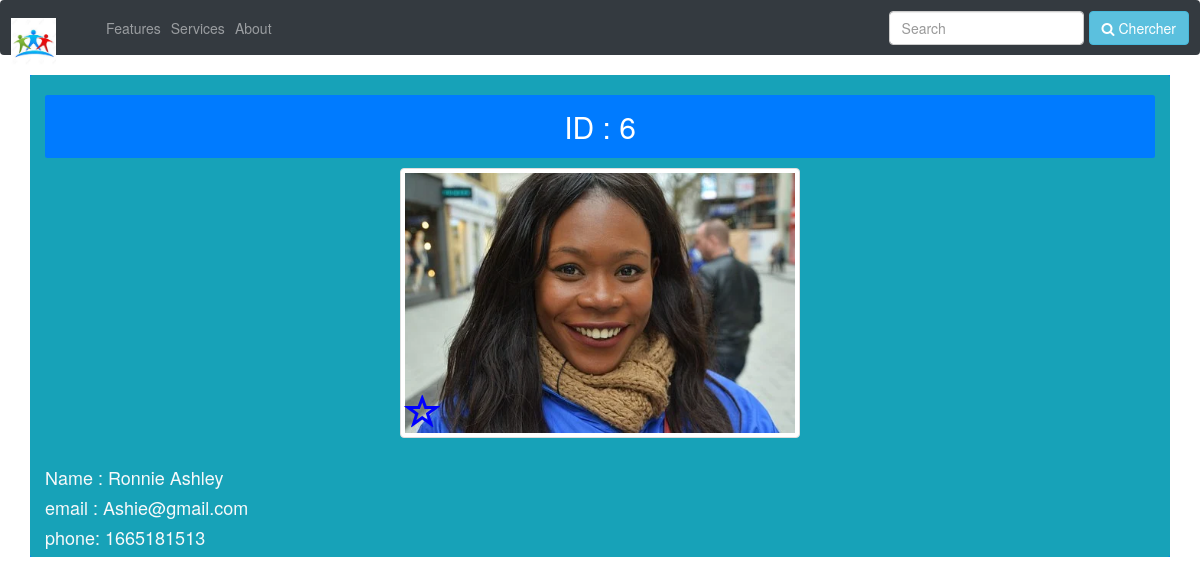
Page /details.php?details=6 on the committed database.
### tables this page shows
CREATE TABLE `phpcrud` (
  `id` int(11) NOT NULL,
  `nom` varchar(100) NOT NULL,
  `email` varchar(255) NOT NULL,
  `phone` varchar(10) NOT NULL,
  `photo` varchar(255) NOT NULL
);

### action.php (called while the page is built, shortened)
<?php
include 'config.php';
if(isset($_GET['details'])){
	$id=$_GET['details'];
	$query="SELECT * FROM phpcrud WHERE id =?";
	$stmt=$conn->prepare($query);
	$stmt->bind_param("i",$id);
	$stmt->execute();
	$result=$stmt->get_result();
	$row=$result->fetch_assoc();
	$vid=$row['id'];
	$vnom=$row['nom'];
	$vemail=$row['email'];
	$vphone=$row['phone'];
	$vphoto=$row['photo'];
}
?>

### details.php (the view, shortened to what this page needs)
<?php
include 'action.php';
 ?>
<!DOCTYPE html>
<html lang="en">
<head>
<link rel="stylesheet" href="https://maxcdn.bootstrapcdn.com/bootstrap/4.5.0/css/bootstrap.min.css">
<link rel="stylesheet" href="logo.css">
<link rel="stylesheet" href="details.css">
<link rel="stylesheet" href="https://maxcdn.bootstrapcdn.com/font-awesome/4.7.0/css/font-awesome.min.css">
    </head>
    <body>
      <nav class="navbar navbar-expand-md bg-dark navbar-dark">
  <a class="navbar-brand" href="#" ><img src="image/voisin.jpg" class="img-responsive logo"></a>
  <div class="collapse navbar-collapse" id="collapsibleNavbar">
    <ul class="navbar-nav ">
      <li class="nav-item">
        <a class="nav-link" href="#">Features</a>
      </li>
      <li class="nav-item">
        <a class="nav-link" href="#">Services</a>
      </li>
      <li class="nav-item">
        <a class="nav-link" href="#">About</a>
      </li>
    </ul>
</div>
    <form class="form-inline" action="/action_page.php">
    <input class="form-control mr-sm-2" type="text" placeholder="Search">
    <button type="submit" class="btn btn-info"><span class="fa fa-search"></span> Chercher</button>
  </form>
</nav>
<div class="container bg-primary text-white">
  <div class="row justify-content">
    <div class="col-md-12 mt-14 bg-info p-6 rounded">
      <div >
        <h2 class="bg-primary p-4 rounded text-center ">ID : <?= $vid; ?>
        </h2>
        <div class="text-center">
          <img src=" <?= $vphoto; ?>" width="400" class="img-thumbnail">
          <div>
          <link href="//netdna.bootstrapcdn.com/bootstrap/3.0.0/css/bootstrap.min.css" rel="stylesheet">
<label for="id-of-input" class="custom-checkbox text-center">
  <i class="glyphicon glyphicon-star-empty"></i>
  </div>
        </div>
        <h4 class="text-light">
          Name : <?= $vnom; ?>
        </h4>
        <h4 class="text-light">
          email : <?= $vemail; ?>
        </h4 >
        <h4 class="text-light">
          phone: <?= $vphone; ?>
        </h4>
      </div>
    </div>
  </div>
</div>
</body>
</html>

### logo.css (style rules this page uses)
.navbar-brand { margin: 0; padding: 0; }
.logo { height: 50px; padding-right: 0px; margin-left: -15px; width: 60px; }
.navbar-expand-md { height: 55px; padding-top: 5px; }

### details.css (style rules this page uses)
label { font-size: 48px }
.custom-checkbox { margin-left: -3em; position: relative; cursor: pointer; }
.custom-checkbox .glyphicon { color: gold; position: absolute; top: -1.5em; left: -3.4em; font-size: 0.75em; }
.custom-checkbox .glyphicon-star-empty { color: blue; }

### rows in the picture
phpcrud: id "6", photo (picture), nom "Ronnie Ashley", email "Ashie@gmail.com", phone "1665181513"
